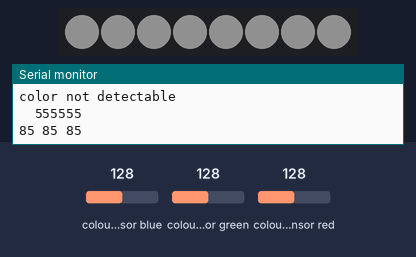
A sketch run on a simulated Arduino Uno, built with avr-gcc and run on an emulated ATmega328P. On the bench: 8 RGB LEDs in strip order, left to right, the last lines printed to the serial monitor. Inputs (shaded band) come from the test bench; at power-on: colour sensor blue 128, colour sensor green 128, colour sensor red 128. Dim RGB values are drawn brighter than linear.

Above: at 1.2 s.
1.3 s: colour sensor blue set to 5
At 2.3 s:
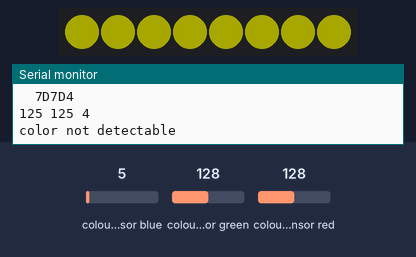
2.8 s: colour sensor green set to 5
At 3.6 s:
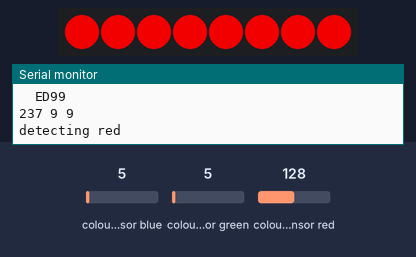
4.3 s: colour sensor blue set to 191
At 4.8 s:
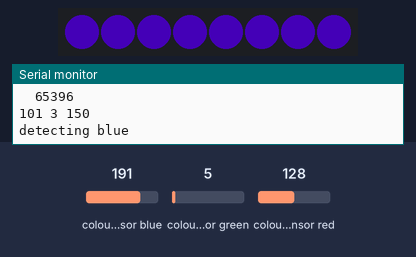
5.8 s: colour sensor red set to 191
At 6.7 s:
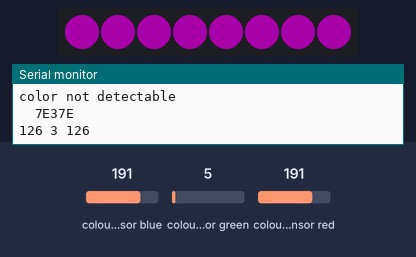
7.3 s: colour sensor green set to 250
At 8.1 s:
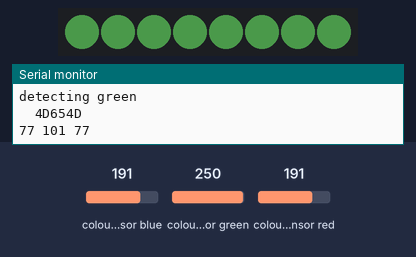
8.8 s: colour sensor red set to 5
At 9.5 s:
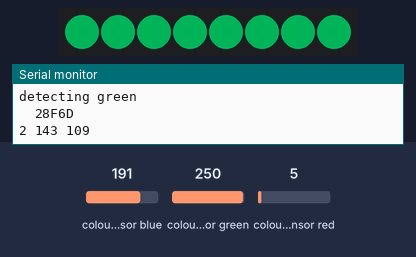
Timing chart, 0 to 11.3 s (numbered marks = the images above; inputs shaded):
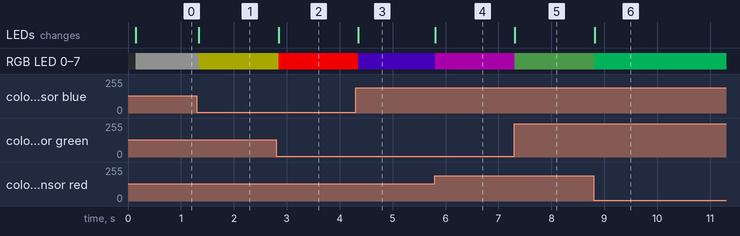

The sketch:

color_mimicing_lamp.ino
```cpp
#include <Wire.h>
#include "Adafruit_TCS34725.h"
#include <Adafruit_NeoPixel.h>
#ifdef __AVR__
 #include <avr/power.h> // Required for 16 MHz Adafruit Trinket
#endif

// Which pin on the Arduino is connected to the NeoPixels?
// On a Trinket or Gemma we suggest changing this to 1:
#define LED_PIN    12

// How many NeoPixels are attached to the Arduino?
#define PixelCount 8

// Declare our NeoPixel strip object:
Adafruit_NeoPixel strip(PixelCount, LED_PIN, NEO_GRB + NEO_KHZ800);
/* Example code for the Adafruit TCS34725 breakout library */

/* Connect SCL    to analog 5
   Connect SDA    to analog 4
   Connect VDD    to 3.3V DC
   Connect GROUND to common ground */

/* Initialise with default values (int time = 2.4ms, gain = 1x) */
// Adafruit_TCS34725 tcs = Adafruit_TCS34725();

/* Initialise with specific int time and gain values */
Adafruit_TCS34725 tcs = Adafruit_TCS34725(TCS34725_INTEGRATIONTIME_700MS, TCS34725_GAIN_1X);
byte gammatable[256];
void setup(void) {
  Serial.begin(9600);
   strip.begin();
  strip.show(); // Initialize all pixels to 'off'
  for (int i=0; i<256; i++) {
    float x = i;
    x /= 255;
    x = pow(x, 2.5);
    x *= 255;
    gammatable[i] = x;
  }
  if (tcs.begin()) {
    Serial.println("Found sensor");
  } else {
    Serial.println("No TCS34725 found ... check your connections");
    while (1);
  }

  // Now we're ready to get readings!
}

void loop(void) {
  uint16_t r, g, b, c, colorTemp, lux;
   unsigned int red_color = 0;
  unsigned int green_color = 0;
  unsigned int blue_color = 0;
  tcs.getRawData(&r, &g, &b, &c);
  // colorTemp = tcs.calculateColorTemperature(r, g, b);
  colorTemp = tcs.calculateColorTemperature_dn40(r, g, b, c);
  lux = tcs.calculateLux(r, g, b);
  // Figure out some basic hex code for visualization
  uint32_t sum = c;
  float red, green, blue;
  red = r; red /= sum;
  green = g; green /= sum;
  blue = b; blue /= sum;
  red *= 256; green *= 256; blue *= 256;
  Serial.print("\t");
  Serial.print((int)red, HEX); Serial.print((int)green, HEX); Serial.print((int)blue, HEX);
  Serial.println();

  Serial.print((int)red ); Serial.print(" "); Serial.print((int)green);Serial.print(" ");  Serial.println((int)blue );

 // Basic RGB color differentiation can be accomplished by comparing the values and the largest reading will be
 // the prominent color

  if((r>b) && (r>g))
    Serial.println("detecting red");
  else if((g>b) && (g>r))
    Serial.println("detecting green");
  else if((b>r) && (b>g))
    Serial.println("detecting blue");
  else
    Serial.println("color not detectable");

 for(int i =0; i<PixelCount;i++){
 // strip.setPixelColor(0,r,g,b);
  //strip.setPixelColor(i,gammatable[(int)r],gammatable[(int)g],gammatable[(int)b]);
  strip.setPixelColor(i, gammatable[(int)red],gammatable[(int)green],gammatable[(int)blue]);
 }
  strip.show();/*
  Serial.print("Color Temp: "); Serial.print(colorTemp, DEC); Serial.print(" K - ");
  Serial.print("Lux: "); Serial.print(lux, DEC); Serial.print(" - ");
  Serial.print("R: "); Serial.print(r, DEC); Serial.print(" ");
  Serial.print("G: "); Serial.print(g, DEC); Serial.print(" ");
  Serial.print("B: "); Serial.print(b, DEC); Serial.print(" ");
  Serial.print("C: "); Serial.print(c, DEC); Serial.print(" ");
  Serial.println(" ");*/
}
```

Measured:
- after the input at 1.3 s, RGB LED 0–7: RGB(16, 16, 16) → RGB(42, 42, 0) at once; the LEDs: change at once (image 1)
- after the input at 2.8 s, RGB LED 0–7: RGB(42, 42, 0) → RGB(212, 0, 0) after 0.05 s; the LEDs: change after 0.05 s (image 2)
- after the input at 4.3 s, RGB LED 0–7: RGB(212, 0, 0) → RGB(25, 0, 67) after 0.05 s; the LEDs: change after 0.05 s (image 3)
- after the input at 5.8 s, RGB LED 0–7: RGB(25, 0, 67) → RGB(43, 0, 43) at once; the LEDs: change at once (image 4)
- after the input at 7.3 s, RGB LED 0–7: RGB(43, 0, 43) → RGB(12, 25, 12) at once; the LEDs: change at once (image 5)
- after the input at 8.8 s, RGB LED 0–7: RGB(12, 25, 12) → RGB(0, 60, 30) at once; the LEDs: change at once (image 6)
